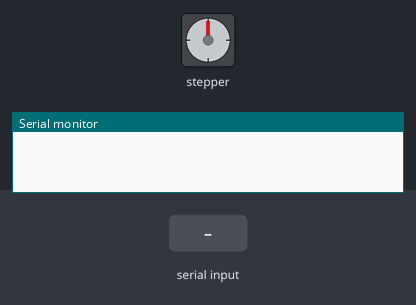
The sketch below on a simulated Arduino Uno, built with avr-gcc and run on an emulated ATmega328P. On the bench: stepper motor, the last lines printed to the serial monitor. Wiring (inferred from the names in the program): stepper motor driver (200 steps per turn assumed): step pin 5; direction pin 18. Inputs (shaded band) come from the test bench.

Above: at 1.2 s.
1.3 s: "90,45\n" received over Serial
At 2.6 s:
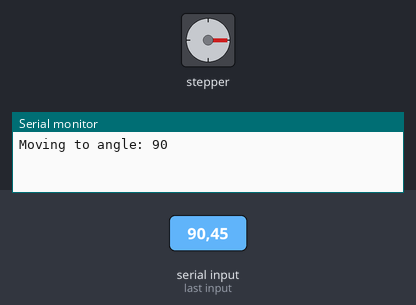
2.9 s: "30,150\n" received over Serial
At 3.8 s:
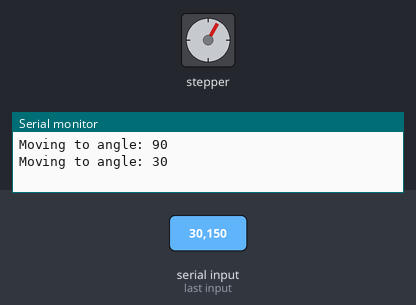
4.4 s: "200\n" received over Serial
At 5.7 s:
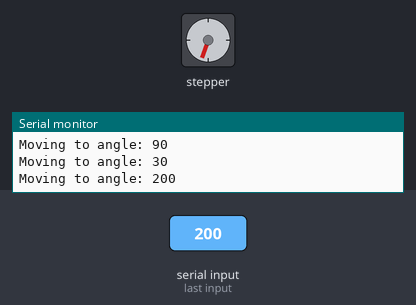
6.0 s: byte 102 ('f') received over Serial
7.5 s: "5\n" received over Serial
At 8.2 s:
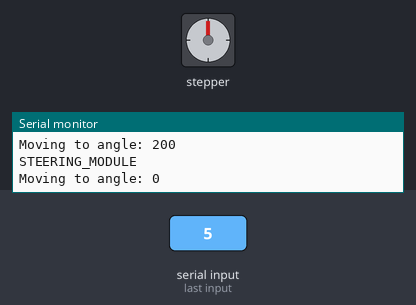
9.2 s: "90\n" received over Serial
At 9.8 s:
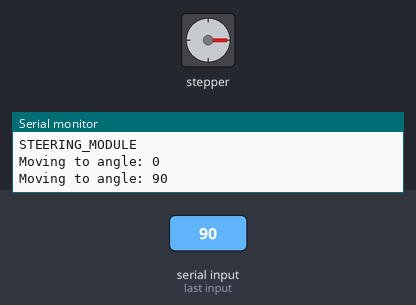
Timing chart, 0 to 11.8 s (numbered marks = the images above; inputs shaded):
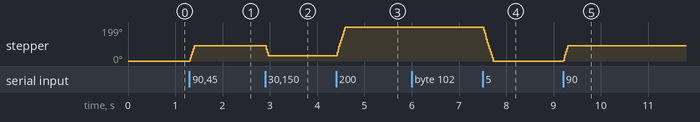

Measured:
- after the input at 1.3 s, stepper: turns 90° clockwise in 0.10 s, starting at once
- after the input at 2.9 s, stepper: turns 60° counter-clockwise, starting at once
- after the input at 4.4 s, stepper: turns 169° clockwise in 0.19 s, starting at once
- after the input at 7.5 s, stepper: turns 199° counter-clockwise in 0.22 s, starting at once
- after the input at 9.2 s, stepper: turns 90° clockwise in 0.10 s, starting at once

The sketch:

steer.ino
```cpp
const int stepPin = 5;
const int dirPin  = 18;

float stepPerAngle = 1.8; // degrees per step
int currentAngle = 0;

void setup() {
  Serial.begin(115200);  // Match baud rate with your Python script
  pinMode(stepPin, OUTPUT);
  pinMode(dirPin, OUTPUT);
}

void moveToAngle(int targetAngle) {
  int angleDiff = targetAngle - currentAngle;
  int numSteps = abs(angleDiff) / stepPerAngle;

  digitalWrite(dirPin, angleDiff > 0 ? HIGH : LOW);

  for (int i = 0; i < numSteps; i++) {
    digitalWrite(stepPin, HIGH);
    delayMicroseconds(1000);
    digitalWrite(stepPin, LOW);
    delayMicroseconds(1000);
  }

  currentAngle = targetAngle;
}

void loop() {
  static String inputString = "";

  while (Serial.available() > 0) {
    char inChar = (char)Serial.read();

    if (inChar == 'f') {
      Serial.println("STEERING_MODULE");
    }

    if (inChar == '\n') {
      int targetAngle = inputString.toInt();
      Serial.print("Moving to angle: ");
      Serial.println(targetAngle);
      moveToAngle(targetAngle);
      inputString = "";
    } else {
      inputString += inChar;
    }
  }
}
```
